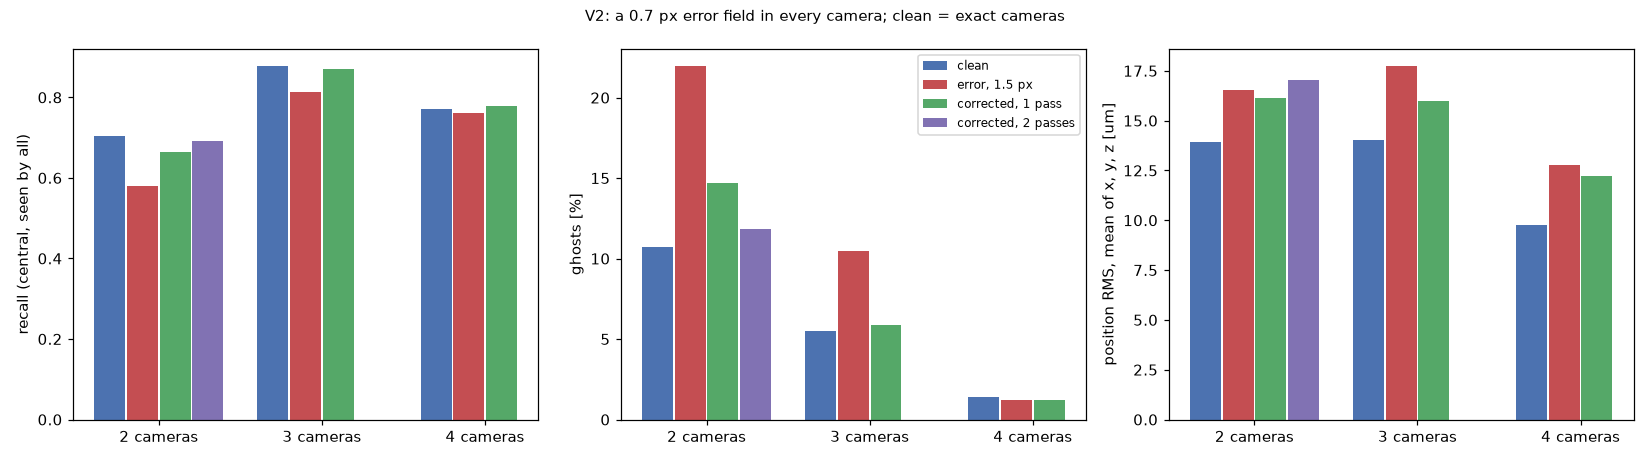

Recreate this plot in Python.
"""Every table of the report (2026-10-08-report.md), from the saved results of this folder and the study's runs.

    python summary_sc.py

Reads v0_pattern.json, v0b_truthfree.json, v1_benefit.json, v2_fit_*.json, sruns_*.json (and the study's s_runs.json,
g2_realism.json for the references), v3_compare*.json, m01_shape.json.  Writes summary_sc_out.txt and
summary_sc.png (V2: before / after / clean with 2, 3 and 4 cameras).
"""
from __future__ import annotations

import glob
import os

import numpy as np

import selfcal as sc


def load(p):
    p = os.path.join(sc.HERE, p)
    return sc.load_json(p) if os.path.exists(p) else None


def runs_mine():
    out = {}
    for p in glob.glob(os.path.join(sc.HERE, "sruns_*.json")):
        d = sc.load_json(p)
        for k, v in d.get("runs", {}).items():
            out[k] = v
    return out


def study_runs():
    s = sc.load_json(os.path.join(sc.STUDY, "s_runs.json"))["runs"]
    g = sc.load_json(os.path.join(sc.STUDY, "g2_realism.json"))["runs"]
    return {**{k: v for k, v in s.items()}, **{k: v for k, v in g.items()}}


def row(name, r):
    if r is None or "score" not in r:
        return f"| {name} | – | – | – | – | – | – | – |"
    s = r["score"]
    rc = s["recall"]
    pos = s["pos_rms_um"]
    n1 = rc.get("n-1_in")
    return (f"| {name} | {rc['all_in']:.3f} | {'–' if n1 is None else f'{n1:.3f}'} | {rc['ge2_in']:.3f} | "
            f"{100 * s['ghost_share']:.1f} % | {pos[0]:.0f} / {pos[1]:.0f} / {pos[2]:.0f} | "
            f"{s['long_track_purity_mean']:.3f} | {s['long_tracks']} |")


def main():
    log = sc.Log("summary_sc")
    mine, study = runs_mine(), study_runs()
    log("## V0")
    v0 = load("v0_pattern.json")
    if v0:
        m = v0["maps"]["epi12_by_cam2"]
        log(f"pattern (epi12 by cam2 cell, noise off) {m['stats']['rms_noise_corrected']:.3f} px; halves corr "
            f"{m['halves_corr']:.2f}; truth-free (ML, 320 px) corr {v0['truth_free']['corr_with_tracks']:.2f}; field "
            f"offset RMS {v0['field']['offset_rms_px']:.3f} px; points' SD {v0['field']['points_offset_sd_before_after']}")
    log("## V1")
    v1 = load("v1_benefit.json")
    if v1:
        log("| field | within 1 px | true at 0.5 | 0.75 | 1.0 | 1.5 px | random at 1.0 | 1.5 px |")
        log("|---|---|---|---|---|---|---|---|")
        for k, v in v1["variants"].items():
            t = v["tol"]
            log(f"| {k} | {100 * v['profile']['1.00']:.0f} % | {t['0.5']['true_per_frame']:.0f} | "
                f"{t['0.75']['true_per_frame']:.0f} | {t['1.0']['true_per_frame']:.0f} | {t['1.5']['true_per_frame']:.0f}"
                f" | {t['1.0']['random_per_frame']:.0f} | {t['1.5']['random_per_frame']:.0f} |")
    log("## V2, 2-4 cameras: the field's recovery")
    log("| cameras | track points | observable truth RMS | fit's error | fit / truth | vs truth + the tracked points' "
        "deviation: error, slope | the deviation's RMS |")
    log("|---|---|---|---|---|---|---|")
    for n in (2, 3, 4):
        f = load(f"v2_fit_cal4_r{n}.json")
        if not f:
            continue
        o = f["tracks"]["observable"]
        b = f["tracks"].get("vs_truth_plus_bias", {})
        log(f"| {n} | {f['points']} | {o['rms_true']:.3f} | {o['rms_error']:.3f} | {o['slope']:.2f} | "
            f"{b.get('rms_error', float('nan')):.3f}, {b.get('slope', float('nan')):.2f} | "
            f"{b.get('bias_rms', float('nan')):.3f} |")
    f = load("v2_fit_gallm_r2.json")
    if f:
        o = f["tracks"]["observable"]
        b = f["tracks"]["vs_truth_plus_bias"]
        log(f"| Gallm (2) | {f['points']} | {o['rms_true']:.3f} | {o['rms_error']:.3f} | {o['slope']:.2f} | "
            f"{b['rms_error']:.3f}, {b['slope']:.2f} | {b['bias_rms']:.3f} |")
    log("## V2, 2-4 cameras: tracking (recall of the central particles; ghosts; position RMS x/y/z um)")
    log("| run | recall, seen by all | >= n-1 | >= 2 | ghosts | position RMS | purity | long tracks |")
    log("|---|---|---|---|---|---|---|---|")
    table = [("2 cameras, clean (exact cameras, 1.0 px)", study.get("S_n8_r2")),
             ("2 cameras, error field, 1.0 px", study.get("Gcal_n8_r2_tol1.0")),
             ("2 cameras, error field, 1.5 px", study.get("Gcal_n8_r2_tol1.5")),
             ("2 cameras, corrected (1 pass), 1.0 px", mine.get("Gcal4c2_n8_r2_tol1.0")),
             ("2 cameras, corrected (2 passes), 1.0 px", mine.get("Gcal4c2b_n8_r2_tol1.0")),
             ("3 cameras, clean", study.get("S_n8_r3")),
             ("3 cameras, error field, 1.5 px", mine.get("Gcal4_n8_r3_tol1.5")),
             ("3 cameras, corrected, 1.0 px", mine.get("Gcal4c3_n8_r3_tol1.0")),
             ("4 cameras, clean", study.get("S_n8_r4")),
             ("4 cameras, error field, 1.5 px", mine.get("Gcal4_n8_r4_tol1.5")),
             ("4 cameras, corrected, 1.0 px", mine.get("Gcal4c4_n8_r4_tol1.0"))]
    for name, r in table:
        log(row(name, r))
    log("## V2, Gallm (G-all matched to T1, 2 cameras)")
    log("| run | recall, seen by both | – | >= 2 | ghosts | position RMS | purity | long tracks |")
    log("|---|---|---|---|---|---|---|---|")
    for name, r in (("Gallm, 1.5 px (the study's)", study.get("Gallm_r2")), ("Gallm, 1.0 px", mine.get("Gallm_r2_tol1.0")),
                    ("no error field (a), 1.5 px", mine.get("Gallm0_r2_tol1.5")),
                    ("no error field (a), 1.0 px", mine.get("Gallm0_r2_tol1.0")),
                    ("re-rendered at -c (c'), 1.5 px", mine.get("Gallmc_r2_tol1.5")),
                    ("re-rendered at -c (c'), 1.0 px", mine.get("Gallmc_r2_tol1.0")),
                    ("warped by c (c), 1.5 px", mine.get("Gallmw_r2_tol1.5")),
                    ("warped by c (c), 1.0 px", mine.get("Gallmw_r2_tol1.0")),
                    ("warped, 2 passes, 1.5 px", mine.get("Gallmw2_r2_tol1.5")),
                    ("warped, 2 passes, 1.0 px", mine.get("Gallmw2_r2_tol1.0"))):
        log(row(name, r))
    for p in sorted(glob.glob(os.path.join(sc.HERE, "v3_compare*.json"))):
        d = sc.load_json(p)
        log(f"## {os.path.basename(p)}")
        log("| variant | detections | active long at 100: run / control | long at 100 (>= 4 frames): run / control | "
            "ghosts: counts / swirl | real at 100: counts / swirl | whole run: tracks, points | epipolar robust SD | "
            "paired share |")
        log("|---|---|---|---|---|---|---|---|---|")
        for lab, v in d["variants"].items():
            q = v["quality"]
            log(f"| {lab} | {v['detections_per_frame']} | {v['active_long_100'][0]} / {v['active_long_100'][1]} | "
                f"{v['long_at_100']} / {v['control_long_at_100']} | "
                f"{100 * v['ghost_counts']:.0f} / {100 * v['ghost_swirl']:.0f} % | {v['real_at_100_counts']:.0f} / "
                f"{v['real_at_100_swirl']:.0f} | {v['long_tracks_total']}, {v['points_total']} | "
                f"{q['epi']['robust_sd']:.3f} | {100 * q['paired_share']:.0f} % |")
        for k, r in d["recurrence"].items():
            log(f"  recurrence {k}: {r}")
    m = load("m01_shape.json")
    if m:
        log("## M")
        log(f"S2's cue on the held-out frames: true {100 * m['M1']['s2_model_cue'][0]:.1f} %, random "
            f"{100 * m['M1']['s2_model_cue'][2]:.2f} %; the refits' best gain at that random rate "
            f"{100 * m['M1']['roc_gain_at_s2_random']:+.1f} points")
        for k, v in m["M1"]["roc"].items():
            log(f"  ROC {k}: {v['true_at']}")
        for k, v in m["M1"].get("roc_maps", {}).items():
            log(f"  ROC {k}: {v['true_at']}")
    # the figure: V2 with 2, 3 and 4 cameras
    import matplotlib
    matplotlib.use("Agg")
    import matplotlib.pyplot as plt
    groups = {2: [("clean", study.get("S_n8_r2")), ("error, 1.5 px", study.get("Gcal_n8_r2_tol1.5")),
                  ("corrected, 1 pass", mine.get("Gcal4c2_n8_r2_tol1.0")),
                  ("corrected, 2 passes", mine.get("Gcal4c2b_n8_r2_tol1.0"))],
              3: [("clean", study.get("S_n8_r3")), ("error, 1.5 px", mine.get("Gcal4_n8_r3_tol1.5")),
                  ("corrected, 1 pass", mine.get("Gcal4c3_n8_r3_tol1.0"))],
              4: [("clean", study.get("S_n8_r4")), ("error, 1.5 px", mine.get("Gcal4_n8_r4_tol1.5")),
                  ("corrected, 1 pass", mine.get("Gcal4c4_n8_r4_tol1.0"))]}
    colours = {"clean": "#4c72b0", "error, 1.5 px": "#c44e52", "corrected, 1 pass": "#55a868",
               "corrected, 2 passes": "#8172b3"}
    fig, ax = plt.subplots(1, 3, figsize=(15, 4.2))
    for gi, (n, items) in enumerate(groups.items()):
        for k, (lab, r) in enumerate(items):
            if r is None or "score" not in r:
                continue
            s = r["score"]
            x = gi + (k - 1.5) * 0.2
            kw = {"width": 0.19, "color": colours[lab], "label": lab if gi == 0 or lab == "corrected, 2 passes" else None}
            ax[0].bar(x, s["recall"]["all_in"], **kw)
            ax[1].bar(x, 100 * s["ghost_share"], **kw)
            ax[2].bar(x, float(np.mean(s["pos_rms_um"])), **kw)
    for a_, yl in zip(ax, ("recall (central, seen by all)", "ghosts [%]", "position RMS, mean of x, y, z [um]")):
        a_.set_xticks(range(3), ["2 cameras", "3 cameras", "4 cameras"])
        a_.set_ylabel(yl)
    ax[1].legend(fontsize=8, loc="upper right")
    fig.suptitle("V2: a 0.7 px error field in every camera; clean = exact cameras", fontsize=10)
    fig.tight_layout()
    fig.savefig(os.path.join(sc.HERE, "summary_sc.png"), dpi=110)
    plt.close(fig)
    log.save()


if __name__ == "__main__":
    main()
